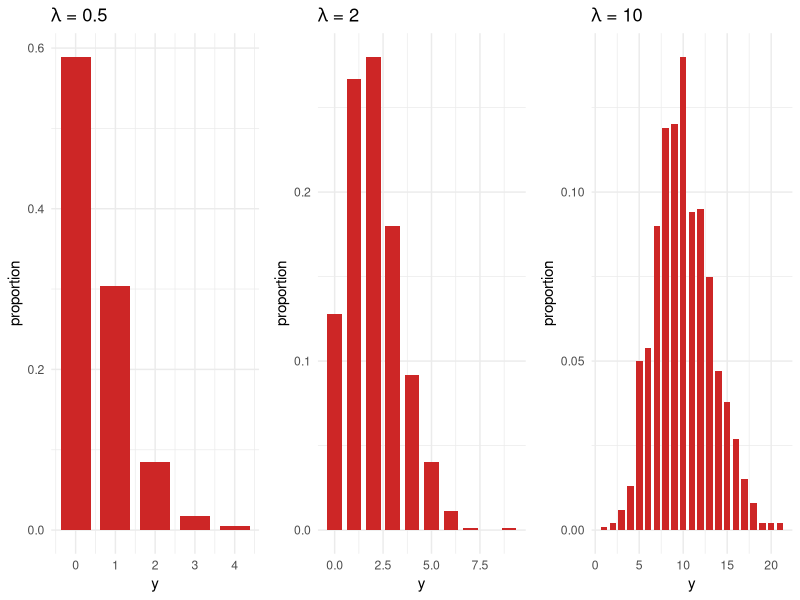

Reproduce this figure in R. (Note: this script raises an error after producing the figure.)
#---------------------------------------
# Poisson/Quasipoisson regression models
#---------------------------------------

# 1. Histogram of Poisson distributed observations

library(tidyverse)
set.seed(1986)
s1 <- data.frame('data' = rpois(n = 1000, lambda = 0.5))
s2 <- data.frame('data' = rpois(n = 1000, lambda = 2))
s3 <- data.frame('data' = rpois(n = 1000, lambda = 10))

p1 <- s1 %>% ggplot() +
  geom_bar(aes(x = data, y = stat(count / sum(count))), width = 0.75,
               fill = 'firebrick3') +
  labs(x = 'y', y = 'proportion', title = lambda~ '= 0.5') +
  theme_minimal()
  scale_color_gradient(low="firebrick1", high="firebrick4")
p2 <- s2 %>% ggplot() +
  geom_bar(aes(x = data, y = stat(count / sum(count))), width = 0.75,
           fill = 'firebrick3') +
  labs(x = 'y', y = 'proportion', title = lambda~ '= 2') +
  theme_minimal()
p3 <- s3 %>% ggplot() +
  geom_bar(aes(x = data, y = stat(count / sum(count))), width = 0.75,
           fill = 'firebrick3') +
  labs(x = 'y', y = 'proportion', title = lambda~ '= 10') +
  theme_minimal()

library(gridExtra)

grid.arrange(p1, p2, p3, nrow = 1)

# 2. Affairs dataset

data(Affairs, package = 'AER')
set.seed(1994)
data <- Affairs[sample(nrow(Affairs), size = 20, replace = FALSE),-c(8)]
head(data)
#      affairs gender age yearsmarried children religiousness education rating
# 295        0   male  32           10      yes             4        20      4
# 204        1   male  42           15      yes             4        16      5
# 1584       0 female  37           10      yes             4        16      5
# 1682       7 female  32           15      yes             5        18      4
# 1669       2 female  27            4       no             1        17      1
# 645        0 female  27           10      yes             4        16      3

dim(data)
# [1] 20  8
class(data)
# [1] "data.frame"

# 3. fit a Poisson regression model

# Poisson model
poisson.model <- glm(affairs ~ .,
                     family = 'poisson', data = data)
summary(poisson.model)

# Deviance Residuals: 
#   Min       1Q   Median       3Q      Max  
# -2.3392  -0.7669  -0.4425   0.1047   1.8788  
# 
# Coefficients:
#               Estimate Std. Error z value Pr(>|z|)   
# (Intercept)    0.04201    2.58877   0.016  0.98705   
# gendermale    -0.32727    0.60877  -0.538  0.59085   
# age           -0.04331    0.05139  -0.843  0.39929   
# yearsmarried   0.22417    0.11645   1.925  0.05423 . 
# childrenyes    0.94834    0.67143   1.412  0.15782   
# religiousness  0.68438    0.45728   1.497  0.13449   
# education     -0.01677    0.11092  -0.151  0.87984   
# rating        -1.17513    0.43671  -2.691  0.00713 **
#   ---
#   Signif. codes:  0 '***' 0.001 '**' 0.01 '*' 0.05 '.' 0.1 ' ' 1
# 
# (Dispersion parameter for poisson family taken to be 1)
# 
# Null deviance: 102.924  on 19  degrees of freedom
# Residual deviance:  19.145  on 12  degrees of freedom
# AIC: 60.837
# 
# Number of Fisher Scoring iterations: 6

# p-value of Residual deviance goodness-of-fit test
1 - pchisq(deviance(poisson.model), df = poisson.model$df.residual)
# [1] 0.08507918

# Pearson's goodness-of-fit
Pearson <- sum((data$affairs - poisson.model$fitted.values)^2 
               / poisson.model$fitted.values)
1 - pchisq(Pearson, df = poisson.model$df.residual)
# [1] 0.1053663

# Checking mean = variance assumption
lambdahat <-fitted(poisson.model)

par(mfrow=c(1,2), pty="s")
plot(lambdahat,(data$affairs-lambdahat)^2,
     xlab=expression(hat(lambda)), ylab=expression((y-hat(lambda))^2 ))
plot(lambdahat, resid(poisson.model,type="pearson"), 
     xlab=expression(hat(lambda)), ylab="Pearson Residuals") 

# 4. Estimated dispersion parameter
Pearson / poisson.model$df.residual
# [1] 1.529472

# 5. Fit a Quasipoisson regression model
quasipoisson.model <- glm(affairs ~ .,
                          family = 'quasipoisson', data = data)
summary(quasipoisson.model)

# Coefficients:
#               Estimate Std. Error t value Pr(>|t|)  
# (Intercept)    0.04201    3.20159   0.013   0.9897  
# gendermale    -0.32727    0.75287  -0.435   0.6715  
# age           -0.04331    0.06355  -0.682   0.5085  
# yearsmarried   0.22417    0.14402   1.557   0.1455  
# childrenyes    0.94834    0.83037   1.142   0.2757  
# religiousness  0.68438    0.56552   1.210   0.2495  
# education     -0.01677    0.13718  -0.122   0.9047  
# rating        -1.17513    0.54008  -2.176   0.0503 .
# ---
#   Signif. codes:  0 '***' 0.001 '**' 0.01 '*' 0.05 '.' 0.1 ' ' 1
# 
# (Dispersion parameter for quasipoisson family taken to be 1.529477)
# 
# Null deviance: 102.924  on 19  degrees of freedom
# Residual deviance:  19.145  on 12  degrees of freedom
# AIC: NA
# 
# Number of Fisher Scoring iterations: 6


# p-value of Residual deviance goodness-of-fit test
1 - pchisq(deviance(quasipoisson.model), df = quasipoisson.model$df.residual)
# [1] 0.08507918

# Pearson's goodness-of-fit
Pearson <- sum((data$affairs - quasipoisson.model$fitted.values)^2 
               / quasipoisson.model$fitted.values)
1 - pchisq(Pearson, df = quasipoisson.model$df.residual)
# [1] 0.1053663

# 6. Variable selection using BIC
library(MASS)

stepAIC(poisson.model, direction = 'both', k = log(dim(data)[1]))
# ...
# Step:  AIC=61.42
# affairs ~ yearsmarried + children + religiousness + rating
# 
#                 Df Deviance    AIC
# <none>               20.753 61.423
# + age            1   19.461 63.128
# - children       1   25.501 63.176
# + gender         1   19.879 63.546
# + education      1   20.750 64.417
# - yearsmarried   1   32.187 69.862
# - religiousness  1   32.965 70.640
# - rating         1   57.142 94.817

# 7. Fit a second Quasipoisson model regression model (2)
quasipoisson.model.2 <- glm(affairs ~ children + yearsmarried + religiousness + rating,
                          family = 'quasipoisson', data = data)
summary(quasipoisson.model.2)


# 8. Perform leave-one-out crossvalidation (LOOCV)
pred.cv.mod_1 <- pred.cv.mod_2 <- numeric(dim(data)[1])
for(i in 1:dim(data)[1]) {
  mod_1 = glm(affairs ~ .,
              family = 'quasipoisson', data = data, subset = -i)
  mod_2 = glm(affairs ~ children + yearsmarried + religiousness + rating,
              family = 'quasipoisson', data = data, subset = -i)
  pred.cv.mod_1[i] = predict.glm(mod_1, data[i,], type = 'response' )
  pred.cv.mod_2[i] = predict.glm(mod_2, data[i,], type = 'response')
}

error.mod_1 = (1/dim(data)[1]) * sum((data$affairs - pred.cv.mod_1)^2) 
error.mod_2 = (1/dim(data)[1]) * sum((data$affairs - pred.cv.mod_2)^2) 

# Root Mean Squared Error (RMSE)
sqrt(c(error.mod_1, error.mod_2))
# [1] 59196.342   337.297

# 9. Diagnostic plots
par(mfrow = c(2,3))
plot(quasipoisson.model.2, which = 1:6)

# 10. Remove outlier
round(cooks.distance(quasipoisson.model.2)) # observation 1218 is atypical
data2 <- data[ - which.max(round(cooks.distance(quasipoisson.model.2))), ]

# 11. Final model
quasipoisson.model.3 = glm(affairs ~ children + yearsmarried + religiousness + rating,
              family = 'quasipoisson', data = data2, maxit = 100)
summary(quasipoisson.model.3)
# Deviance Residuals: 
#   Min       1Q   Median       3Q      Max  
# -1.9411  -0.4168  -0.2106   0.1702   1.4563  
# 
# Coefficients:
#                 Estimate Std. Error t value Pr(>|t|)    
#   (Intercept)   -0.14080    0.70522  -0.200 0.844619    
#   childrenyes   -2.74742    1.10230  -2.492 0.025841 *  
#   yearsmarried   0.30447    0.07101   4.288 0.000751 ***
#   religiousness  1.64490    0.39165   4.200 0.000891 ***
#   rating        -2.03423    0.39565  -5.141 0.000150 ***
#   ---
#   Signif. codes:  0 '***' 0.001 '**' 0.01 '*' 0.05 '.' 0.1 ' ' 1
# 
# (Dispersion parameter for quasipoisson family taken to be 0.7485071)
# 
# Null deviance: 78.204  on 18  degrees of freedom
# Residual deviance: 11.233  on 14  degrees of freedom
# AIC: NA
# 
# Number of Fisher Scoring iterations: 6

# p-value of Residual deviance goodness-of-fit test
1 - pchisq(deviance(quasipoisson.model.3), df = quasipoisson.model.3$df.residual)
# [1] 0.667648

# Pearson's goodness-of-fit
Pearson <- sum((data2$affairs - quasipoisson.model.3$fitted.values)^2 
               / quasipoisson.model.3$fitted.values)
1 - pchisq(Pearson, df = quasipoisson.model.3$df.residual)
# [1] 0.7263845

# 12. Proportion of deviance explained by the model
round(1 - (quasipoisson.model.3$deviance / quasipoisson.model.3$null.deviance),4) 
# [1] 0.8564

# 13. Interpretation of the model
round(exp(quasipoisson.model.3$coefficients[2]),3)
round(exp(quasipoisson.model.3$coefficients[3]),3)
round(exp(quasipoisson.model.3$coefficients[4]),3)
round(exp(quasipoisson.model.3$coefficients[5]),3)

# The problems of overdispersion, covariate selection and influence of outliers have been addressed. Our final Quasipoisson model is a good fit for the data. About $86 \%$ of the deviance is explained by the model.
# The level of religiousness and the number of years of marriage seem to be positively related to the average number of affairs, whereas having children and a happy self rated marriage seem to be negatively related to the average number of affairs. Caution however since the dataset only contains 19 observations.
# If an individual has one child or more, the change in mean given all other covariates held constant is  $e^{-2.75} \approx 0.064$, hence a decrease of $93,6 \%$ of the average number of affairs in the past year.
# For one more year of marriage, the change in mean given all other covariates held constant is  $e^{0.304} \approx 1.36$, hence an increase of $36 \%$ of the average number of affairs in the past year.
# When the self rating of the marriage changes from unhappy to happy, the change in mean given all other covariates held constant is  $e^{-2.034} \approx 0.13$, hence a decrease of $87 \%$ of the average number of affairs in the past year.

#----
# end
#----


